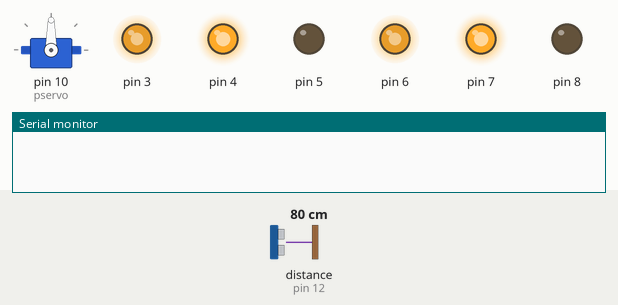
A sketch run on a simulated Arduino Uno, built with avr-gcc and run on an emulated ATmega328P. Parts: servo, output pins drawn as LEDs (lit = HIGH), the last lines printed to the serial monitor. Inputs (shaded band) come from the test bench; at power-on: distance to the obstacle (sensor on pin 12) 80 cm. The echo pulse lasts 58.3 µs per cm.

Above: at 1.2 s.
1.3 s: distance to the obstacle (sensor on pin 12) set to 31 cm
2.8 s: distance to the obstacle (sensor on pin 12) set to 26 cm
At 4.8 s:
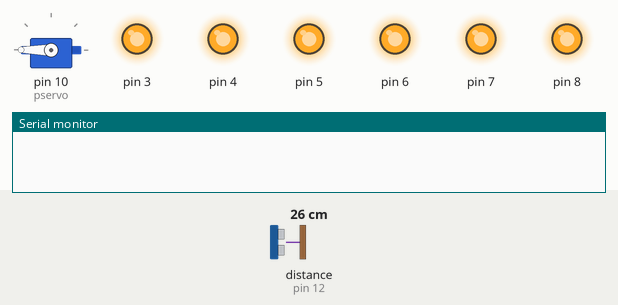
5.8 s: distance to the obstacle (sensor on pin 12) set to 35 cm
At 6.3 s:
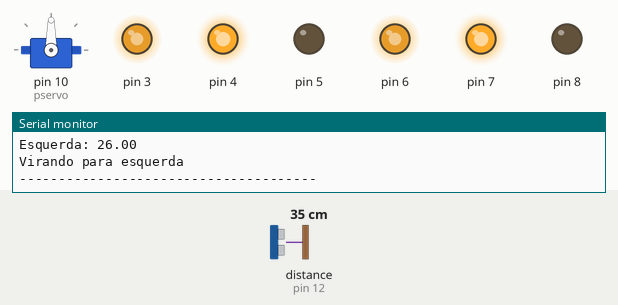
7.3 s: distance to the obstacle (sensor on pin 12) set to 2 cm
At 8.4 s:
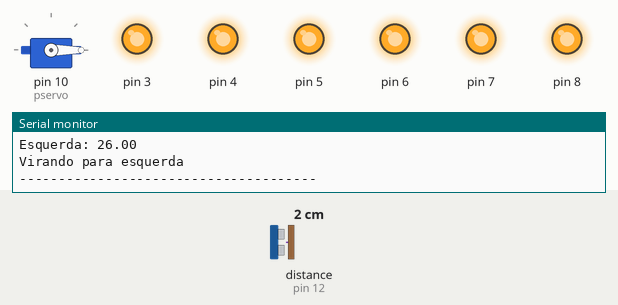
Timing chart, 0 to 11.3 s (numbered marks = the images above; inputs shaded):
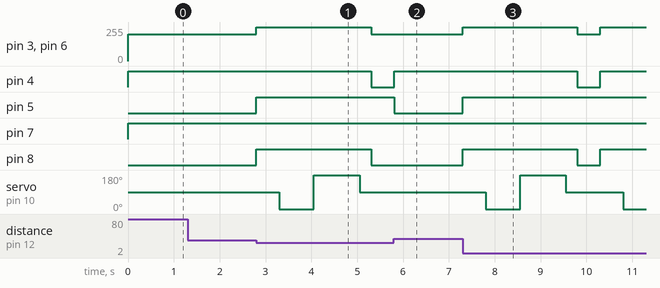

The sketch:

base_carro_robo_51.ino
```cpp
#include <Servo.h>
#include <HCSR04.h>

#define p1m1 4
#define p2m1 5
#define pvelm1 3
#define p1m2 7
#define p2m2 8
#define pvelm2 6

#define pservo 10

#define p_trigger 11
#define p_echo 12

#define tmp_giro 500

Servo servo;
UltraSonicDistanceSensor distanceSensor(p_trigger, p_echo);

int vel,situacao;
float dist_cm,distMinima=30;

class Motor{
public:
  int p1,p2,pv;
  Motor(int p1, int p2, int v){
    this->p1=p1;
    this->p2=p2;
    this->pv=v;
    pinMode(p1,OUTPUT);
    pinMode(p2,OUTPUT);
    pinMode(pv,OUTPUT);
    digitalWrite(p1,LOW);
    digitalWrite(p2,LOW);
    analogWrite(pv,0);
  }
  void frente(int v){
    digitalWrite(p1,HIGH);
    digitalWrite(p2,LOW);
    analogWrite(pv,v);
  }
  void tras(int v){
    digitalWrite(p1,LOW);
    digitalWrite(p2,HIGH);
    analogWrite(pv,v);
  }
  void para(){
    digitalWrite(p1,LOW);
    digitalWrite(p2,LOW);
    analogWrite(pv,0);
  }
  void freia(){
    digitalWrite(p1,HIGH);
    digitalWrite(p2,HIGH);
    analogWrite(pv,255);
  }
};

Motor *me=new Motor(p1m1,p2m1,pvelm1);
Motor *md=new Motor(p1m2,p2m2,pvelm2);

void esquerda(int v){
  md->frente(v);
  me->tras(v);
}
void direita(int v){
  md->tras(v);
  me->frente(v);
}
void frente(int v){
  md->frente(v);
  me->frente(v);
}
void tras(int v){
  md->tras(v);
  me->tras(v);
}
void para(){
  md->para();
  me->para();
}
void freia(){
  md->freia();
  me->freia();
}
void escolherLado(){
  float d1,d2; //d1=direita | d2=esquerda
  d1=d2=0;
  delay(500);
  servo.write(0);//Direita
  delay(500);
  d1=distanceSensor.measureDistanceCm();
  delay(250);
  servo.write(180);
  delay(750);
  d2=distanceSensor.measureDistanceCm();
  delay(250);
  servo.write(90);
  delay(250);
  Serial.print("Direita.: ");Serial.println(d1);
  Serial.print("Esquerda: ");Serial.println(d2);
  if(d1>d2){
    Serial.println("Virando para direita");
    direita(vel);
    delay(tmp_giro);
  }else{
    Serial.println("Virando para esquerda");
    esquerda(vel);
    delay(tmp_giro);
  }
  Serial.println("--------------------------------------");
}

void setup() {
  vel=200;
  servo.attach(pservo);
  servo.write(90);
  Serial.begin(9600);
}

void loop() {
  dist_cm=distanceSensor.measureDistanceCm();
  if(dist_cm < distMinima && dist_cm != -1){
    freia();
    escolherLado();
  }else{
    frente(vel);
  }
}
```

Measured:
- the behaviour switches between 30 and 29 cm on distance to the obstacle (sensor on pin 12) (found by bisection; images 0 and 1)
- after the input at 1.3 s, every drawn part: stays the same
- after the input at 2.8 s, pin 3, pin 6: 200/255 → 255/255 at once, → 200/255 2.5 s later; pin 4: HIGH → LOW after 2.5 s; pin 5: LOW → HIGH at once; pin 8: LOW → HIGH at once, → LOW 2.5 s later; servo on pin 10 (pservo): 90° → 0° after 0.50 s, → 180° 0.75 s later, → 90° 1.0 s later
- after the input at 5.8 s, pin 3, pin 6: stays 200/255 (without the input it goes to 255/255 after 0.01 s); pin 5: HIGH → LOW at once; pin 8: stays LOW (without the input it goes to HIGH after 0.01 s); servo on pin 10 (pservo): stays 90° (without the input it goes to 0° after 0.51 s)
- after the input at 7.3 s, pin 3: 200/255 → 255/255 at once, → 200/255 2.5 s later, → 255/255 0.50 s later; pin 4: HIGH → LOW after 2.5 s, → HIGH 0.50 s later
